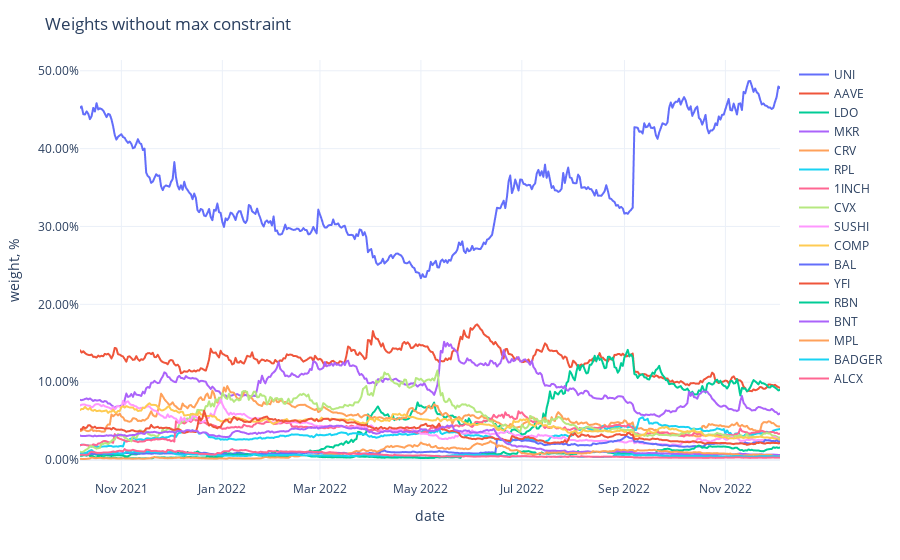

The notebook cell saved with this chart:
### Code cell
fig = px.line(weights,
              labels={'value': 'weight, %', 'variable': ''})
fig.update_traces(
    hovertemplate="%{y}"
)
fig.update_yaxes(
    tickformat=".2%",
)
fig.update_xaxes(
    showspikes=True,
    spikethickness=2,
    spikedash="dot",
    spikecolor="#999999",
    spikemode="across",
)
fig.update_layout(
    ## showlegend=False,
    hovermode="x",
    hoverdistance=100,  ## Distance to show hover label of data point
    spikedistance=1000,  ## Distance to show spike
    template='plotly_white',
    title='Weights without max constraint'
)

### Figure 1 — Plotly figure (JSON) as saved in the notebook; plotly's stock layout.template omitted (floating-point values rounded to 4 significant figures; data arrays with more than 128 entries replaced by an {"elided": "..."} marker saying what was removed)
{"data": [{"hovertemplate": "%{y}", "legendgroup": "UNI", "line": {"color": "#636efa", "dash": "solid"}, "marker": {"symbol": "circle"}, "mode": "lines", "name": "UNI", "showlegend": true, "type": "scattergl", "x": {"elided": "424 str values"}, "xaxis": "x", "y": {"elided": "424 float values"}, "yaxis": "y"}, {"hovertemplate": "%{y}", "legendgroup": "AAVE", "line": {"color": "#EF553B", "dash": "solid"}, "marker": {"symbol": "circle"}, "mode": "lines", "name": "AAVE", "showlegend": true, "type": "scattergl", "x": {"elided": "424 str values"}, "xaxis": "x", "y": {"elided": "424 float values"}, "yaxis": "y"}, {"hovertemplate": "%{y}", "legendgroup": "LDO", "line": {"color": "#00cc96", "dash": "solid"}, "marker": {"symbol": "circle"}, "mode": "lines", "name": "LDO", "showlegend": true, "type": "scattergl", "x": {"elided": "424 str values"}, "xaxis": "x", "y": {"elided": "424 float values"}, "yaxis": "y"}, {"hovertemplate": "%{y}", "legendgroup": "MKR", "line": {"color": "#ab63fa", "dash": "solid"}, "marker": {"symbol": "circle"}, "mode": "lines", "name": "MKR", "showlegend": true, "type": "scattergl", "x": {"elided": "424 str values"}, "xaxis": "x", "y": {"elided": "424 float values"}, "yaxis": "y"}, {"hovertemplate": "%{y}", "legendgroup": "CRV", "line": {"color": "#FFA15A", "dash": "solid"}, "marker": {"symbol": "circle"}, "mode": "lines", "name": "CRV", "showlegend": true, "type": "scattergl", "x": {"elided": "424 str values"}, "xaxis": "x", "y": {"elided": "424 float values"}, "yaxis": "y"}, {"hovertemplate": "%{y}", "legendgroup": "RPL", "line": {"color": "#19d3f3", "dash": "solid"}, "marker": {"symbol": "circle"}, "mode": "lines", "name": "RPL", "showlegend": true, "type": "scattergl", "x": {"elided": "424 str values"}, "xaxis": "x", "y": {"elided": "424 float values"}, "yaxis": "y"}, {"hovertemplate": "%{y}", "legendgroup": "1INCH", "line": {"color": "#FF6692", "dash": "solid"}, "marker": {"symbol": "circle"}, "mode": "lines", "name": "1INCH", "showlegend": true, "type": "scattergl", "x": {"elided": "424 str values"}, "xaxis": "x", "y": {"elided": "424 float values"}, "yaxis": "y"}, {"hovertemplate": "%{y}", "legendgroup": "CVX", "line": {"color": "#B6E880", "dash": "solid"}, "marker": {"symbol": "circle"}, "mode": "lines", "name": "CVX", "showlegend": true, "type": "scattergl", "x": {"elided": "424 str values"}, "xaxis": "x", "y": {"elided": "424 float values"}, "yaxis": "y"}, {"hovertemplate": "%{y}", "legendgroup": "SUSHI", "line": {"color": "#FF97FF", "dash": "solid"}, "marker": {"symbol": "circle"}, "mode": "lines", "name": "SUSHI", "showlegend": true, "type": "scattergl", "x": {"elided": "424 str values"}, "xaxis": "x", "y": {"elided": "424 float values"}, "yaxis": "y"}, {"hovertemplate": "%{y}", "legendgroup": "COMP", "line": {"color": "#FECB52", "dash": "solid"}, "marker": {"symbol": "circle"}, "mode": "lines", "name": "COMP", "showlegend": true, "type": "scattergl", "x": {"elided": "424 str values"}, "xaxis": "x", "y": {"elided": "424 float values"}, "yaxis": "y"}, {"hovertemplate": "%{y}", "legendgroup": "BAL", "line": {"color": "#636efa", "dash": "solid"}, "marker": {"symbol": "circle"}, "mode": "lines", "name": "BAL", "showlegend": true, "type": "scattergl", "x": {"elided": "424 str values"}, "xaxis": "x", "y": {"elided": "424 float values"}, "yaxis": "y"}, {"hovertemplate": "%{y}", "legendgroup": "YFI", "line": {"color": "#EF553B", "dash": "solid"}, "marker": {"symbol": "circle"}, "mode": "lines", "name": "YFI", "showlegend": true, "type": "scattergl", "x": {"elided": "424 str values"}, "xaxis": "x", "y": {"elided": "424 float values"}, "yaxis": "y"}, {"hovertemplate": "%{y}", "legendgroup": "RBN", "line": {"color": "#00cc96", "dash": "solid"}, "marker": {"symbol": "circle"}, "mode": "lines", "name": "RBN", "showlegend": true, "type": "scattergl", "x": {"elided": "424 str values"}, "xaxis": "x", "y": {"elided": "424 float values"}, "yaxis": "y"}, {"hovertemplate": "%{y}", "legendgroup": "BNT", "line": {"color": "#ab63fa", "dash": "solid"}, "marker": {"symbol": "circle"}, "mode": "lines", "name": "BNT", "showlegend": true, "type": "scattergl", "x": {"elided": "424 str values"}, "xaxis": "x", "y": {"elided": "424 float values"}, "yaxis": "y"}, {"hovertemplate": "%{y}", "legendgroup": "MPL", "line": {"color": "#FFA15A", "dash": "solid"}, "marker": {"symbol": "circle"}, "mode": "lines", "name": "MPL", "showlegend": true, "type": "scattergl", "x": {"elided": "424 str values"}, "xaxis": "x", "y": {"elided": "424 float values"}, "yaxis": "y"}, {"hovertemplate": "%{y}", "legendgroup": "BADGER", "line": {"color": "#19d3f3", "dash": "solid"}, "marker": {"symbol": "circle"}, "mode": "lines", "name": "BADGER", "showlegend": true, "type": "scattergl", "x": {"elided": "424 str values"}, "xaxis": "x", "y": {"elided": "424 float values"}, "yaxis": "y"}, {"hovertemplate": "%{y}", "legendgroup": "ALCX", "line": {"color": "#FF6692", "dash": "solid"}, "marker": {"symbol": "circle"}, "mode": "lines", "name": "ALCX", "showlegend": true, "type": "scattergl", "x": {"elided": "424 str values"}, "xaxis": "x", "y": {"elided": "424 float values"}, "yaxis": "y"}], "layout": {"hoverdistance": 100, "hovermode": "x", "legend": {"title": {"text": ""}, "tracegroupgap": 0}, "margin": {"t": 60}, "spikedistance": 1000, "title": {"text": "Weights without max constraint"}, "xaxis": {"anchor": "y", "domain": [0, 1], "showspikes": true, "spikecolor": "#999999", "spikedash": "dot", "spikemode": "across", "spikethickness": 2, "title": {"text": "date"}}, "yaxis": {"anchor": "x", "domain": [0, 1], "tickformat": ".2%", "title": {"text": "weight, %"}}}}
